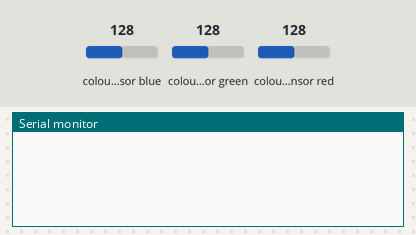
Recording of a sketch running on a simulated Arduino Uno, built with avr-gcc and run on an emulated ATmega328P. Parts: the last lines printed to the serial monitor. Wiring (inferred from the names in the program): TCS3200 colour sensor: output pin 8; S2 pin 6; S3 pin 7; S0 pin 4; S1 pin 5. The inputs (shaded band) are chosen by the test bench; at power-on: colour sensor blue 128, colour sensor green 128, colour sensor red 128.

Above: at 1.2 s.
1.3 s: colour sensor blue set to 191
At 2.3 s:
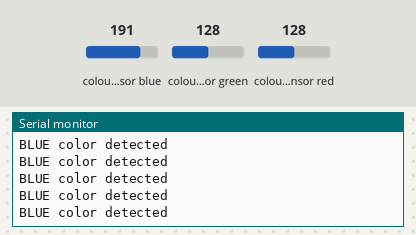
3.2 s: colour sensor green set to 191
At 3.9 s:
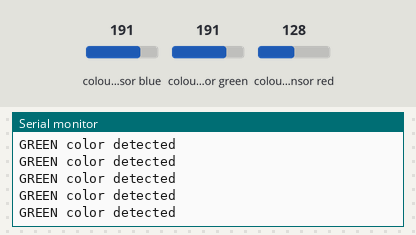
5.1 s: colour sensor red set to 250
At 5.7 s:
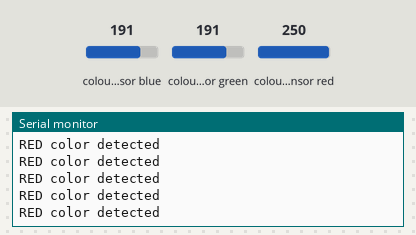
7.1 s: colour sensor red set to 5
At 8.2 s:
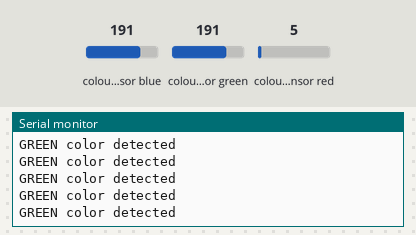
10.1 s: colour sensor green set to 5
At 10.7 s:
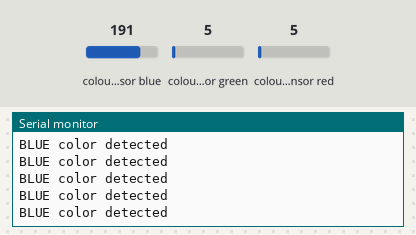

Measured:
- after the input at 1.3 s, the serial monitor: prints a new line at once (image 1)
- after the input at 3.2 s, the serial monitor: prints a new line after 0.09 s (image 2)
- after the input at 5.1 s, the serial monitor: prints a new line after 0.09 s (image 3)
- after the input at 10.1 s, the serial monitor: prints a new line after 0.08 s (image 5)

The sketch:

color_sensor_TCS3200.ino
```cpp
/* Arduino code for determining the basic
RED, GREEN and BLUE colors and printing the
detected color on serial monitor */

// TCS3200 pins wiring to Arduino
const int S0 = 4, S1 = 5, S2 = 6, S3 = 7;
const int sensorOut = 8;

// Stores frequency read by the photodiodes
int redF = 0;
int greenF = 0;
int blueF = 0;

void setup()
{
  // Setting the outputs
  pinMode(S0, OUTPUT);
  pinMode(S1, OUTPUT);
  pinMode(S2, OUTPUT);
  pinMode(S3, OUTPUT);

  // Setting the sensorOut as an input
  pinMode(sensorOut, INPUT);

  // Setting frequency scaling to 20%
  digitalWrite(S0,HIGH);
  digitalWrite(S1,LOW);

   // Begins serial communication
  Serial.begin(9600);
}

void loop()
{
  // Setting RED (R) filtered photodiodes to be read
  digitalWrite(S2,LOW);
  digitalWrite(S3,LOW);

  // reading the output frequency of the RED color
  redF = pulseIn(sensorOut,LOW);

  // Setting GREEN (G) filtered photodiodes to be read
  digitalWrite(S2,HIGH);
  digitalWrite(S3,HIGH);

  // reading the output frequency of the GREEN color
  greenF = pulseIn(sensorOut,LOW);

  // Setting BLUE (B) filtered photodiodes to be read
  digitalWrite(S2,LOW);
  digitalWrite(S3,HIGH);

  // reading the output frequency of the BLUE color
  blueF = pulseIn(sensorOut,LOW);

  //condition for detecting RED color
  if(greenF > redF && blueF > redF && redF <= 35)
  {
    Serial.println("RED color detected");
  }

  //condition for detecting BLUE color
  else if(greenF > blueF && redF > blueF && blueF <= 35)
  {
    Serial.println("BLUE color detected");
  }

  //condition for detecting GREEN color
  else if(blueF <= 45 && redF > greenF && greenF <= 50)
  {
    Serial.println("GREEN color detected");
  }

  else
    ;
}
```
